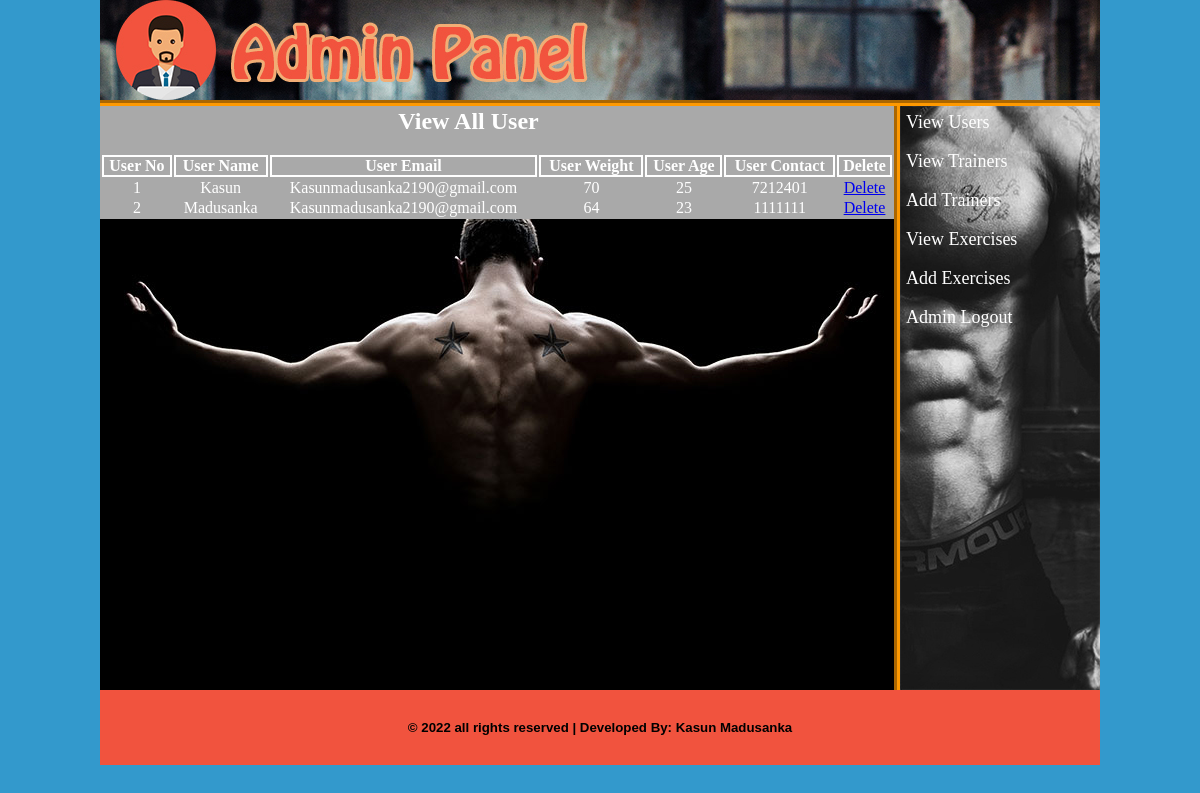
Page /admin/index.php?view_users (signed in) on the committed database.
### tables this page shows
CREATE TABLE `users` (
  `user_id` int(10) NOT NULL,
  `user_name` varchar(20) NOT NULL,
  `user_email` varchar(30) NOT NULL,
  `user_pass` varchar(20) NOT NULL,
  `user_weight` int(10) NOT NULL,
  `user_age` int(10) NOT NULL,
  `user_contact` varchar(20) NOT NULL
);

### admin/view_users.php (the view, shortened to what this page needs)
<html>
<head>
</head>
<body>
	<table align="center" width="794" style="color:white;">
		<tr align="center">
			<td colspan="6"><h2>View All User</h2><br></td>
		</tr>
		<tr>
			<th>User No</th>
			<th>User Name</th>
			<th>User Email</th>
			<th>User Weight</th>
			<th>User Age</th>
			<th>User Contact</th>
			<th>Delete</th>
		</tr>
		<?php
		$i=0;
			$sel_user="SELECT * FROM users";
			$run_user=mysqli_query($con, $sel_user);
			while ($row_user=mysqli_fetch_array($run_user)) {
				$user_id=$row_user['user_id'];
				$user_name=$row_user['user_name'];
				$user_email=$row_user['user_email'];
				$user_weight=$row_user['user_weight'];
				$user_age=$row_user['user_age'];
				$user_contact=$row_user['user_contact'];
				$i++;
		?>
		<tr align="center">
			<td><?php echo $i; ?></td>
			<td><?php echo $user_name; ?></td>
			<td><?php echo $user_email; ?></td>
			<td><?php echo $user_weight; ?></td>
			<td><?php echo $user_age; ?></td>
			<td><?php echo $user_contact; ?></td>
			<td><a href="index.php?delete_user=<?php echo $user_id; ?>">Delete</a></td>
		</tr>
		<?php } ?>
	</table>
</body>
</html>

### admin/styles/style.css (style rules this page uses)
html, body, div, span, applet, object, iframe, h1, h2, h3, h4, h5, h6, p, blockquote, pre, a, abbr, acronym, address, big, cite, code, del, dfn, em, img, ins, kbd, q, s, samp, small, strike, strong, sub, sup, tt, var, b, u, i, center, dl, dt, dd, ol, ul, li, fieldset, form, label, legend, table, caption, tbody, tfoot, thead, tr, th, td, article, aside, canvas, details, embed, figure, figcaption, footer, header, hgroup, menu, nav, output, ruby, section, summary, time, mark, audio, video { margin: 0; padding: 0; border: 0; vertical-align: baseline; }
body { background-color: #39C; background-repeat: no-repeat; }

### admin/view_users.php (style rules this page uses)
table { background-color: darkgrey; }
tr,th { border: 2px solid white; }

### rows in the picture
users: user_name "Kasun", user_email "Kasunmadusanka2190@gmail.com", user_weight "70", user_age "25", user_contact "7212401"
users: user_name "Madusanka", user_email "Kasunmadusanka2190@gmail.com", user_weight "64", user_age "23", user_contact "1111111"
